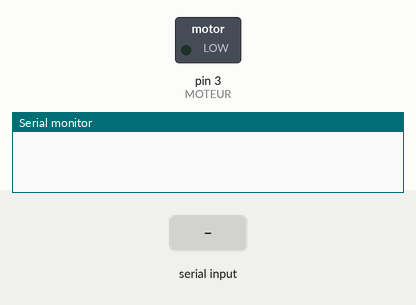
The sketch below on a simulated Arduino Uno, built with avr-gcc and run on an emulated ATmega328P. On the bench: switched loads named in the sketch (green lamp = pin HIGH), the last lines printed to the serial monitor. Inputs (shaded band) come from the test bench.

Above: at 1.2 s.
1.3 s: "90,45,200\n" received over Serial
At 1.8 s:
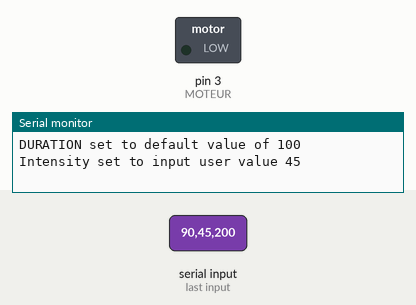
2.9 s: "30,150,10\n" received over Serial
At 4.1 s:
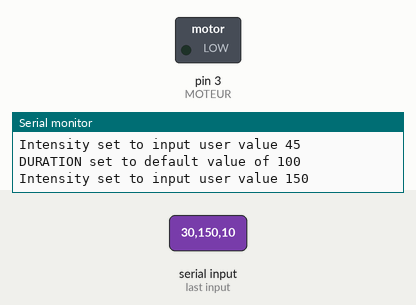
4.5 s: "1,90\n" received over Serial
At 5.4 s:
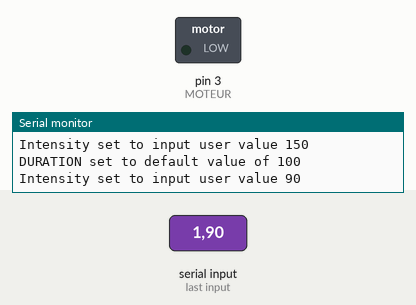
Timing chart, 0 to 7.5 s (numbered marks = the images above; inputs shaded):
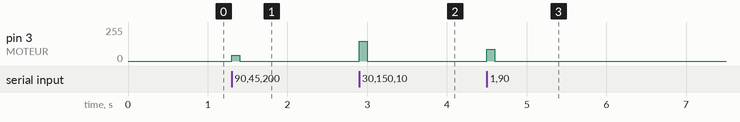

Measured:
- after the input at 1.3 s, pin 3 (MOTEUR): 0/255 → 45/255 at once, → 0/255 0.10 s later
- after the input at 2.9 s, pin 3 (MOTEUR): 0/255 → 150/255 at once, → 0/255 0.10 s later
- after the input at 4.5 s, pin 3 (MOTEUR): 0/255 → 90/255 at once, → 0/255 0.10 s later

The sketch:

arduino.ino
```cpp
const uint8_t MOTEUR = 3;
const unsigned long DURATION_DEFAULT_MS = 100;
const unsigned long DURATION_MAX = 3000;

bool motor_active = false;
unsigned long motor_start_time = 0;

unsigned long motor_duration = 0;
int motor_intensity = 0;

void setMotor(unsigned long duration, int intensity){
  motor_duration = duration;
  motor_intensity = intensity;

  motor_active = true;
  motor_start_time = millis();

  analogWrite(MOTEUR, motor_intensity);
}

void updateMotor(){
  if (motor_active && (millis() - motor_start_time >= motor_duration)){
    analogWrite(MOTEUR, 0);
    motor_active = false;
  }
}

void setup() {
  Serial.begin(115200);
  pinMode(MOTEUR, OUTPUT);

  // analogWrite(MOTEUR, 150);
  // delay(2000);
  analogWrite(MOTEUR, 0);

}

void clearSerial(){
  while (Serial.available()) {
    Serial.readStringUntil('\n');
  }
}

void checkDuration(unsigned long &duration){
  if(duration > DURATION_MAX){
    duration = DURATION_MAX;
    Serial.print("Duration max set at DEFAULT value ");
    Serial.println(duration);
  }
  else if(duration < DURATION_DEFAULT_MS){
    duration = DURATION_DEFAULT_MS;
    Serial.print("DURATION set to default value of ");
    Serial.println(duration);
  }
  else {
    Serial.print("Duration set to input user value ");
    Serial.println(duration);
  }
}

void checkIntensity(int &intensity){
  if(intensity > 255){
    intensity = 255;
    Serial.print("Intensity set to max value ");
    Serial.println(intensity);
  }
  else if(intensity < 0){
    intensity = 0;
    Serial.print("Intensity set to min value ");
    Serial.println(intensity);
  }
  else {
    Serial.print("Intensity set to input user value ");
    Serial.println(intensity);
  }
}

void loop() {
  updateMotor();

  if(!Serial.available()){
    return;
  }

  if(Serial.available()>0){

    String input = Serial.readStringUntil('\n');
    input.trim();

    int idx_separator = input.indexOf(",");

    if (idx_separator > 0){
      motor_duration = input.substring(0, idx_separator).toInt();
      motor_intensity = input.substring(idx_separator+1).toInt();
    }

    checkDuration(motor_duration);
    checkIntensity(motor_intensity);

    setMotor(motor_duration, motor_intensity);

    clearSerial();
}
}
```

main-renato.cpp
```cpp
#include "HardwareSerial.h"
#include <Arduino.h>

const uint8_t MOTEUR = 3;
const unsigned long DURATION_DEFAULT_MS = 100;
const unsigned long DURATION_MAX = 3000;

bool motor_active = false;
unsigned long motor_start_time = 0;
unsigned long motorDuration = 0;
int motor_intensity = 0;

void startMotor(unsigned long duration, int intensity){
  motorDuration = duration;
  motor_intensity = intensity;

  motor_active = true;
  motor_start_time = millis();

  analogWrite(MOTEUR, motor_intensity);
}

void updateMotor(){
  if (motor_active && (millis() - motor_start_time >= motorDuration)){
    analogWrite(MOTEUR, 0);
    motor_active = false;
  }
}

void setup() {
  Serial.begin(115200);
  pinMode(MOTEUR, OUTPUT);
  analogWrite(MOTEUR, 0);

  startMotor(DURATION_DEFAULT_MS, 255);
}

void clearSerial(){
  while (Serial.available()) {
    Serial.readStringUntil('\n');
  }
}

void checkDuration(unsigned long &input_duration_ms){
  if(input_duration_ms > DURATION_MAX){
    input_duration_ms = DURATION_MAX;
    Serial.print("Duration max set at DEFAULT value ");
    Serial.println(DURATION_MAX);
  }
  else if(input_duration_ms < DURATION_DEFAULT_MS){
    input_duration_ms = DURATION_DEFAULT_MS;
    Serial.print("Duration set to default value of ");
    Serial.println(DURATION_DEFAULT_MS);
  }
  else {
    Serial.print("Duration set to input user value ");
    Serial.println(input_duration_ms);
  }
}

void checkIntensity(int &intensity){
  if(intensity > 255){
    intensity = 255;
    Serial.print("Intensity set to max value ");
    Serial.println(intensity);
  }
  else if(intensity < 0){
    intensity = 0;
    Serial.print("Intensity set to min value ");
    Serial.println(intensity);
  }
  else {
    Serial.print("Intensity set to input user value ");
    Serial.println(intensity);
  }
}

void loop() {
  updateMotor();

  if(!Serial.available()){
    return;
  }

  if(Serial.available()>0){

    String input = Serial.readStringUntil('\n');
    input.trim();

    int virgule = input.indexOf(",");

    if (virgule > 0){
      unsigned long input_duration_ms = input.substring(0, virgule).toInt();
      int intensity = input.substring(virgule+1).toInt();

      if(input_duration_ms<0){
        clearSerial();
        return;
      }

      checkDuration(input_duration_ms);
      checkIntensity(intensity);

      startMotor(input_duration_ms, intensity);
    }

    clearSerial();
}
}
```
